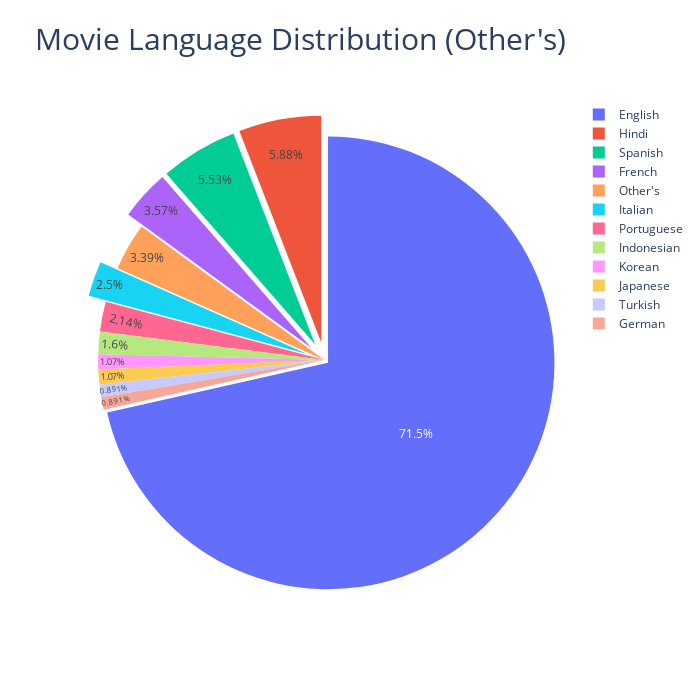

Notebook source saved alongside this figure:
### Markdown cell above
### Plot with "Other's" column

### Code cell
#summarize the count and language for ploting with "others" group
count = [401,31,33,14,12,9,20,6,5,6,5,19]
languages = ["English","Spanish","Hindi","Italian","Portuguese","Indonesian","French","Korean","Turkish","Japanese","German", "Other's"]


# plot the pie chart with "others" column
fig = px.pie(df, values=count, names=languages, title = "Movie Language Distribution (Other's)", width=700, height=700)
fig.update_traces(textposition = 'inside', textinfo="percent", pull=[0.02,0.08,0.08,0.08,0,0, 0.08,])
fig.update_layout(title_font_size = 30)
py.iplot(fig)

### Figure 1 — Plotly figure (JSON) as saved in the notebook; plotly's stock layout.template omitted (floating-point values rounded to 4 significant figures)
{"data": [{"domain": {"x": [0, 1], "y": [0, 1]}, "hovertemplate": "label=%{label}<br>value=%{value}<extra></extra>", "labels": ["English", "Spanish", "Hindi", "Italian", "Portuguese", "Indonesian", "French", "Korean", "Turkish", "Japanese", "German", "Other's"], "legendgroup": "", "name": "", "pull": [0.02, 0.08, 0.08, 0.08, 0, 0, 0.08], "showlegend": true, "textinfo": "percent", "textposition": "inside", "type": "pie", "values": [401, 31, 33, 14, 12, 9, 20, 6, 5, 6, 5, 19]}], "layout": {"height": 700, "legend": {"tracegroupgap": 0}, "title": {"font": {"size": 30}, "text": "Movie Language Distribution (Other's)"}, "width": 700}}
